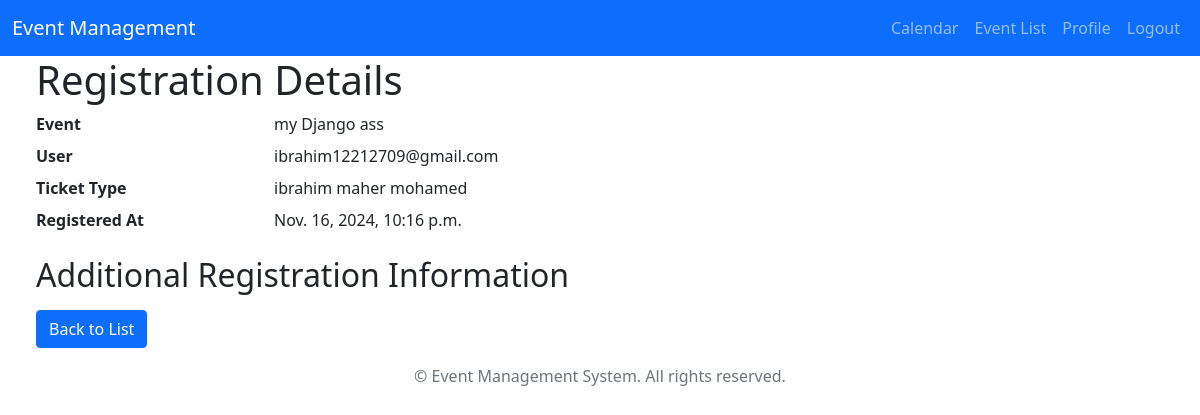
Page /registration/registration/5/ (signed in) on the committed database.
### registration/models.py (models this page shows, shortened)
class Registration(models.Model):
    event = models.ForeignKey(Event, on_delete=models.CASCADE, related_name="registrations")
    user = models.ForeignKey(settings.AUTH_USER_MODEL, on_delete=models.CASCADE)
    ticket_type = models.ForeignKey(Ticket, on_delete=models.SET_NULL, null=True, blank=True)
    registration_data = models.TextField(default='{}')  # To store dynamic form data as JSON
    registered_at = models.DateTimeField(auto_now_add=True)
    def get_registration_data(self):
        try:
            return json.loads(self.registration_data)
        except json.JSONDecodeError:
            return {}

class Ticket(models.Model):
    event = models.ForeignKey(Event, on_delete=models.CASCADE, related_name="ticket_types")
    created_by = models.ForeignKey(settings.AUTH_USER_MODEL, on_delete=models.CASCADE)  # Use AUTH_USER_MODEL
    name = models.CharField(max_length=50)
    price = models.DecimalField(max_digits=10, decimal_places=2, null=True, blank=True)
    capacity = models.PositiveIntegerField(default=0)

### events/models.py (models this page shows, shortened)
class Event(models.Model):
    name = models.CharField(max_length=255)
    description = models.TextField()
    start_date = models.DateTimeField()
    end_date = models.DateTimeField()
    venue = models.ForeignKey(Venue, on_delete=models.CASCADE)
    category = models.ForeignKey(Category, on_delete=models.CASCADE)

### users/models.py (models this page shows, shortened)
class CustomUser(AbstractUser):
    role = models.CharField(max_length=20, choices=RoleChoices.choices, default=RoleChoices.VISITOR)
    phone_number = models.CharField(max_length=15, blank=True, null=True)
    address = models.TextField(blank=True, null=True)
    date_of_birth = models.DateField(blank=True, null=True)
    title = models.TextField(blank=True, null=True )
    @property
    def is_admin(self):
        return self.role == RoleChoices.ADMIN
    @property
    def is_event_manager(self):
        return self.role == RoleChoices.EVENT_MANAGER

### registration/views/admin_views.py (the view)
# urls.py: path('registration/<int:registration_id>/', registration_detail, name='registration_detail'),
def registration_detail(request, registration_id):
    registration = get_object_or_404(Registration, id=registration_id)
    if not (request.user.is_admin or request.user.is_event_manager or registration.user == request.user):
        return HttpResponseForbidden("You don't have permission to view this registration.")
    context = {
        "registration": registration,
        "registration_data": registration.get_registration_data(),
    }
    return render(request, "registration/registration_detail.html", context)

### registration/templates/registration/registration_detail.html (shortened to what this page needs)
{% extends "base.html" %}
{% block content %}
<div class="container">
    <h1>Registration Details</h1>
    <dl class="row">
        <dt class="col-sm-3">Event</dt>
        <dd class="col-sm-9">{{ registration.event.name }}</dd>
        <dt class="col-sm-3">User</dt>
        <dd class="col-sm-9">{{ registration.user.username }}</dd>
        <dt class="col-sm-3">Ticket Type</dt>
        <dd class="col-sm-9">{{ registration.ticket_type.name }}</dd>
        <dt class="col-sm-3">Registered At</dt>
        <dd class="col-sm-9">{{ registration.registered_at }}</dd>
    </dl>
    <h2>Additional Registration Information</h2>
    <a href="{% url 'registration:admin_list_registrations' %}" class="btn btn-primary">Back to List</a>
</div>
{% endblock %}

### rows in the picture
Registration: event.name "my Django ass", user.username "ibrahim12212709@gmail.com", ticket_type.name "ibrahim maher mohamed", registered_at "Nov. 16, 2024, 10:16 p.m."
